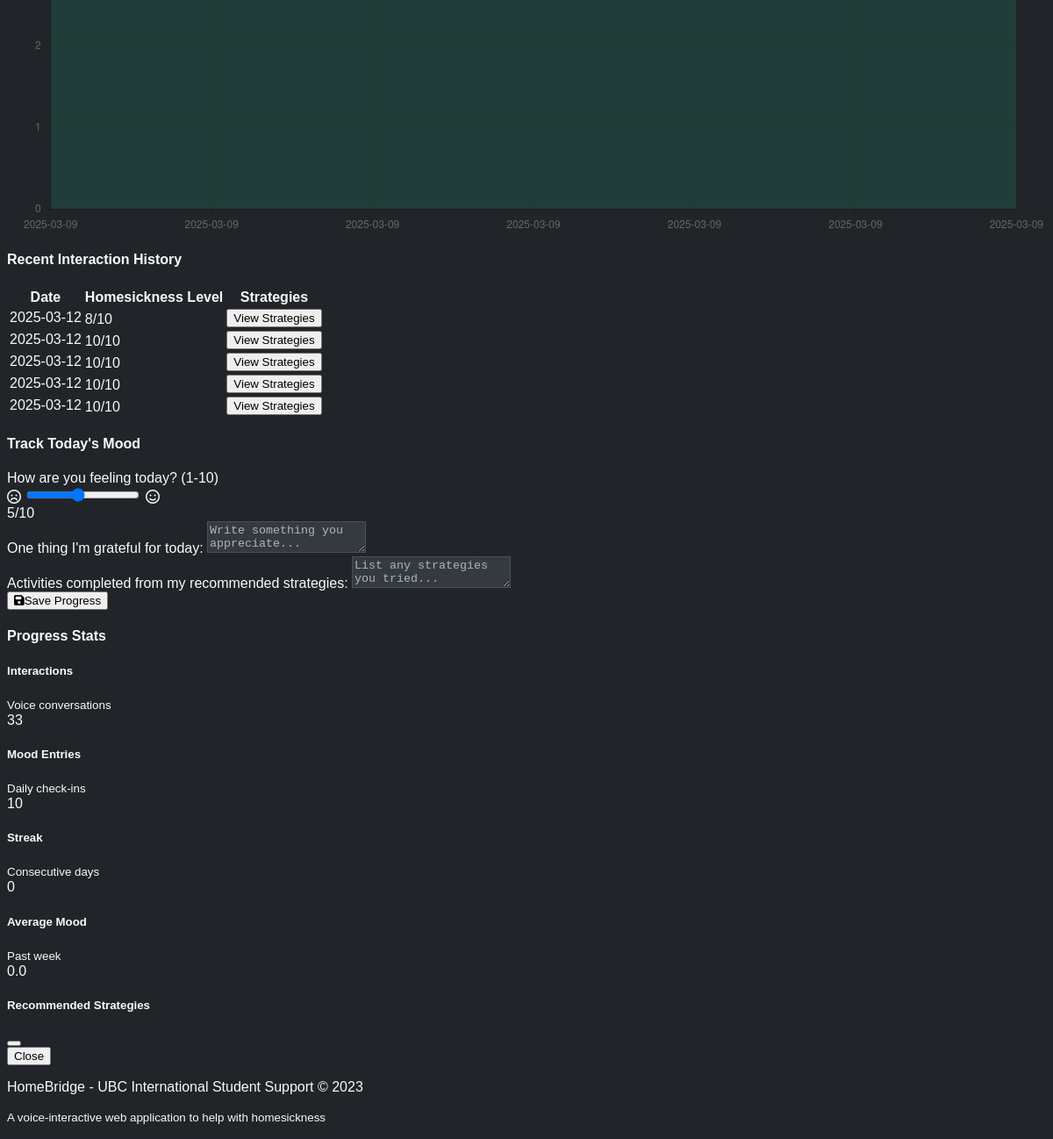
/progress (lower part), run on an earlier commit of the app's database.
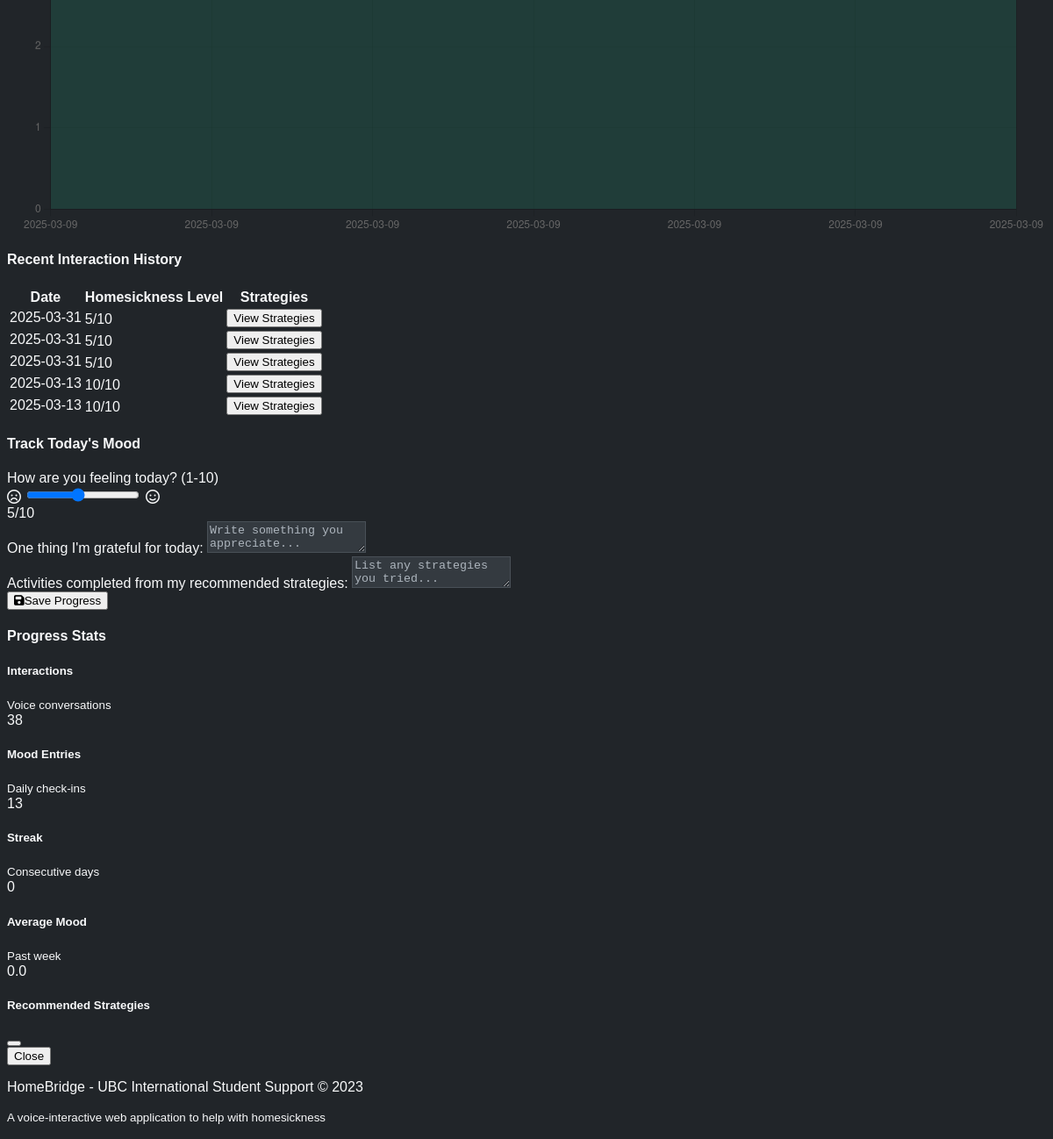
And on a later commit of the database.
### models.py (models this page shows)
class Interaction(db.Model):
    id = db.Column(db.Integer, primary_key=True)
    user_id = db.Column(db.Integer, db.ForeignKey('user.id'), nullable=False)
    transcript = db.Column(db.Text, nullable=False)
    sentiment_score = db.Column(db.Float)
    homesickness_level = db.Column(db.Integer)  # Scale 1-10
    recommended_strategies = db.Column(db.Text)
    timestamp = db.Column(db.DateTime, default=datetime.utcnow)

### routes.py (the view)
@app.route('/progress')
def progress():
    logs = ProgressLog.query.filter_by(user_id=DEMO_USER_ID).order_by(ProgressLog.timestamp.desc()).all()
    interactions = Interaction.query.filter_by(user_id=DEMO_USER_ID).order_by(Interaction.timestamp.desc()).all()
    dates = []
    mood_ratings = []
    homesickness_levels = []
    for log in logs:
        dates.append(log.timestamp.strftime('%Y-%m-%d'))
        mood_ratings.append(log.mood_rating)
    for interaction in interactions:
        if interaction.homesickness_level:
            dates.append(interaction.timestamp.strftime('%Y-%m-%d'))
            homesickness_levels.append(interaction.homesickness_level)
    return render_template('progress.html',
                           logs=logs,
                           interactions=interactions,
                           dates=json.dumps(dates),
                           mood_ratings=json.dumps(mood_ratings),
                           homesickness_levels=json.dumps(homesickness_levels))

### templates/progress.html (shortened to what this page needs)
{% extends 'layout.html' %}
{% block content %}
<div class="row mb-4">
    <div class="col-md-8">
        <div class="card bg-dark shadow mb-4">
            <div class="card-body">
                <canvas id="progressChart" height="250"></canvas>
            </div>
        </div>
        <div class="card bg-dark shadow">
            <div class="card-header">
                <h4 class="mb-0">Recent Interaction History</h4>
            </div>
            <div class="card-body">
                <div class="table-responsive">
                    <table class="table table-hover">
                        <thead>
                            <tr>
                                <th>Date</th>
                                <th>Homesickness Level</th>
                                <th>Strategies</th>
                            </tr>
                        </thead>
                        <tbody>
                            {% if interactions %}
                                {% for interaction in interactions[:5] %}
                                <tr>
                                    <td>{{ interaction.timestamp.strftime('%Y-%m-%d') }}</td>
                                    <td>
                                        {% if interaction.homesickness_level %}
                                            <div class="progress" style="height: 15px;">
                                                <div class="progress-bar bg-info" role="progressbar"
                                                     style="width: {{ interaction.homesickness_level * 10 }}%;"
                                                     aria-valuenow="{{ interaction.homesickness_level }}"
                                                     aria-valuemin="0"
                                                     aria-valuemax="10">{{ interaction.homesickness_level }}/10</div>
                                            </div>
                                        {% else %}
                                            <span class="text-muted">Not assessed</span>
                                        {% endif %}
                                    </td>
                                    <td>
                                        {% if interaction.recommended_strategies %}
                                            <button class="btn btn-sm btn-outline-info view-strategies-btn"
                                                    data-bs-toggle="modal"
                                                    data-bs-target="#strategiesModal"
                                                    data-strategies="{{ interaction.recommended_strategies }}">
                                                View Strategies
                                            </button>
                                        {% else %}
                                            <span class="text-muted">None</span>
                                        {% endif %}
                                    </td>
                                </tr>
                                {% endfor %}
                            {% else %}
                                <tr>
                                    <td colspan="3" class="text-center text-muted">No interaction history yet</td>
                                </tr>
                            {% endif %}
                        </tbody>
                    </table>
                </div>
            </div>
        </div>
    </div>
    <div class="col-md-4">
        <div class="card bg-dark shadow mb-4">
            <div class="card-header">
                <h4 class="mb-0">Track Today's Mood</h4>
            </div>
            <div class="card-body">
                <form action="{{ url_for('add_progress_log') }}" method="POST">
                    <div class="mb-3">
                        <label for="mood_rating" class="form-label">How are you feeling today? (1-10)</label>
                        <div class="d-flex align-items-center">
                            <span class="me-2"><i class="far fa-frown text-danger"></i></span>
                            <input type="range" class="form-range flex-grow-1" min="1" max="10" step="1" id="mood_rating" name="mood_rating" value="5">
                            <span class="ms-2"><i class="far fa-smile text-success"></i></span>
                        </div>
                        <div class="text-center mt-1">
                            <span id="mood_value">5</span>/10
                        </div>
                    </div>
                    <div class="mb-3">
                        <label for="gratitude_entry" class="form-label">One thing I'm grateful for today:</label>
                        <textarea class="form-control" id="gratitude_entry" name="gratitude_entry" rows="2" placeholder="Write something you appreciate..."></textarea>
                    </div>
                    <div class="mb-3">
                        <label for="activities_completed" class="form-label">Activities completed from my recommended strategies:</label>
                        <textarea class="form-control" id="activities_completed" name="activities_completed" rows="2" placeholder="List any strategies you tried..."></textarea>
                    </div>
                    <div class="d-grid">
                        <button type="submit" class="btn btn-info">
                            <i class="fas fa-save me-2"></i>Save Progress
                        </button>
                    </div>
                </form>
            </div>
        </div>
        <div class="card bg-dark shadow">
            <div class="card-header">
                <h4 class="mb-0">Progress Stats</h4>
            </div>
            <div class="card-body">
                <div class="stats-item d-flex justify-content-between align-items-center mb-3 p-3 rounded bg-dark-subtle">
                    <div>
                        <h5 class="mb-0">Interactions</h5>
                        <small class="text-muted">Voice conversations</small>
                    </div>
                    <span class="badge bg-info rounded-pill fs-5">{{ interactions|length if interactions else 0 }}</span>
                </div>
                <div class="stats-item d-flex justify-content-between align-items-center mb-3 p-3 rounded bg-dark-subtle">
                    <div>
                        <h5 class="mb-0">Mood Entries</h5>
                        <small class="text-muted">Daily check-ins</small>
                    </div>
                    <span class="badge bg-info rounded-pill fs-5">{{ logs|length if logs else 0 }}</span>
                </div>
                <div class="stats-item d-flex justify-content-between align-items-center mb-3 p-3 rounded bg-dark-subtle">
                    <div>
                        <h5 class="mb-0">Streak</h5>
                        <small class="text-muted">Consecutive days</small>
                    </div>
                    <span class="badge bg-info rounded-pill fs-5">{{ 0 }}</span>
                </div>
                <div class="stats-item d-flex justify-content-between align-items-center p-3 rounded bg-dark-subtle">
                    <div>
                        <h5 class="mb-0">Average Mood</h5>
                        <small class="text-muted">Past week</small>
                    </div>
                    <span class="badge bg-info rounded-pill fs-5">
                        {% if logs|length > 0 %}
                            {% set total = 0 %}
                            {% for log in logs[:7] %}
                                {% set total = total + log.mood_rating %}
                            {% endfor %}
                            {{ (total / logs[:7]|length)|round(1) }}
                        {% else %}
                            -
                        {% endif %}
                    </span>
                </div>
            </div>
        </div>
    </div>
</div>
<div class="modal fade" id="strategiesModal" tabindex="-1" aria-labelledby="strategiesModalLabel" aria-hidden="true">
    <div class="modal-dialog">
        <div class="modal-content">
            <div class="modal-header">
                <h5 class="modal-title" id="strategiesModalLabel">Recommended Strategies</h5>
                <button type="button" class="btn-close" data-bs-dismiss="modal" aria-label="Close"></button>
            </div>
            <div class="modal-footer">
                <button type="button" class="btn btn-secondary" data-bs-dismiss="modal">Close</button>
            </div>
        </div>
    </div>
</div>
{% endblock %}

### templates/layout.html (shortened to what this page needs)
<!DOCTYPE html>
<html lang="en" data-bs-theme="dark">
<head>
    <link rel="stylesheet" href="https://cdn.replit.com/agent/bootstrap-agent-dark-theme.min.css">
    <link rel="stylesheet" href="{{ url_for('static', filename='css/style.css') }}">
    <link rel="stylesheet" href="https://cdnjs.cloudflare.com/ajax/libs/font-awesome/6.4.0/css/all.min.css">
</head>
<body>
    <div class="container mb-5">
        {% block content %}{% endblock %}
    </div>
    <footer class="py-4 bg-dark mt-5">
        <div class="container text-center">
            <p class="text-muted mb-0">
                HomeBridge - UBC International Student Support &copy; 2023
            </p>
            <p class="text-muted mb-0">
                <small>A voice-interactive web application to help with homesickness</small>
            </p>
        </div>
    </footer>
</body>
</html>

### static/css/style.css (style rules this page uses)
:root { --transition-speed: 0.3s; }
body { font-family: 'Aerial', sans-serif; transition: opacity 0.5s ease; background-color: #212529; color: #f8f9fa; }
.fade-in { opacity: 1; }
.stats-item { transition: transform var(--transition-speed) ease; }
input[type="text"], textarea { background-color: #343a40 !important; color: #f8f9fa !important; border: 1px solid #495057; }
::placeholder { color: #adb5bd !important; opacity: 1; }

What changed in the data, as far as the page shows it:
no longer on this page (row unchanged): Interaction: timestamp "2025-03-12", homesickness_level "8"
no longer on this page (row unchanged): Interaction: timestamp "2025-03-12", homesickness_level "10"
no longer on this page (row unchanged): Interaction: timestamp "2025-03-12", homesickness_level "10"
no longer on this page (row unchanged): Interaction: timestamp "2025-03-12", homesickness_level "10"
no longer on this page (row unchanged): Interaction: timestamp "2025-03-12", homesickness_level "10"
added Interaction: timestamp "2025-03-31", homesickness_level "5"
added Interaction: timestamp "2025-03-31", homesickness_level "5"
added Interaction: timestamp "2025-03-31", homesickness_level "5"
added Interaction: timestamp "2025-03-13", homesickness_level "10"
added Interaction: timestamp "2025-03-13", homesickness_level "10"
Also different on the page:
{{ interactions|length if interactions else 0 }}: "33" → "38"
{{ logs|length if logs else 0 }}: "10" → "13"
